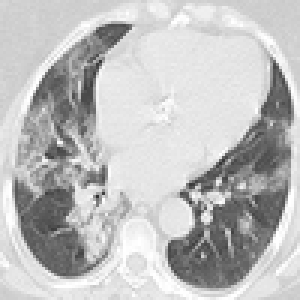
#> input picture Dataset/Train/COVID/Covid (1001).png, 100 x 100 px, found by its file name (shown 3 times larger); its folder holds only this picture in this run
$ jupyter execute --allow-errors Covid_CT_Classification.ipynb   (shell and % lines are left out)
#> lines starting #> are read from the running program, lines starting #| are printed output that depends on the picture; after the words box and inside, x2 and y2 are one past the last pixel; in counts of white or black regions, pixels touching at a corner belong together
[cell 1]
import os
import numpy as np
import matplotlib.pyplot as plt
import cv2 as cv
from sklearn import metrics
from sklearn.neural_network import MLPClassifier
import pickle

[cell 2]
#Loading Training Dataset
labels = []
images = []
flatten_images = []
DIR = '/content/drive/MyDrive/Dataset/Train'
CATEGORIES = ['COVID','Non-COVID']

for category in CATEGORIES:
  path = os.path.join(DIR,category)
  label = CATEGORIES.index(category)

  for image in os.listdir(path):
    image_path = os.path.join(path,image)
    image_array = cv.imread(image_path)
#> image_array is the input picture: shape (100, 100, 3); min 48, max 255, mean 190.7
    image_array = cv.normalize(image_array, image_array, 0, 1, cv.NORM_MINMAX)
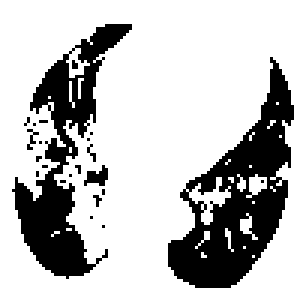
#> image_array: shape (100, 100, 3) (shown 3 times larger); values 0 (black) and 1 (white), 74.6% white; 23 black regions (20 under 20 px), largest, box (x1, y1, x2, y2) and area: (56, 19, 98, 96) 1362, (4, 8, 44, 93) 1090, (28, 55, 36, 62) 33
    flatten_images.append(image_array.flatten())
    images.append(image_array)
    labels.append(label)
#> pass 2 of the loop `for category in CATEGORIES:`:
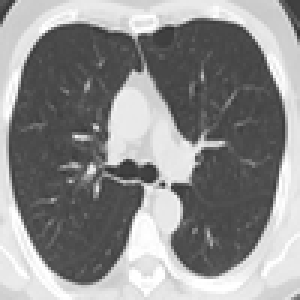
#> input picture Dataset/Train/Non-COVID/Non-Covid (1004).png, 100 x 100 px, found by its file name (shown 3 times larger)
#> image_array is the input picture: shape (100, 100, 3); min 51, max 255, mean 142.1
#> `image_array = cv.normalize(image_array, image_array, 0, 1, cv.NORM_MIN..`:
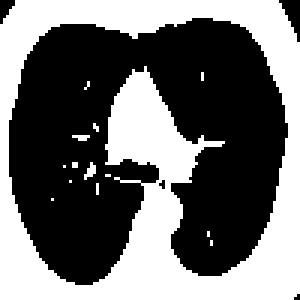
#> image_array: shape (100, 100, 3) (shown 3 times larger); values 0 (black) and 1 (white), 42.8% white; 14 white regions (13 under 20 px), largest, box (x1, y1, x2, y2) and area: (0, 0, 100, 100) 4233

flatten_images = np.array(flatten_images)
labels = np.array(labels)

[cell 3]
#Loading Test Dataset
test_labels = []
test_images = []
test_flatten_images = []
DIR = '/content/drive/MyDrive/Dataset/Test'
CATEGORIES = ['COVID','Non-COVID']

for category in CATEGORIES:
  path = os.path.join(DIR,category)
  label = CATEGORIES.index(category)

  for image in os.listdir(path):
    image_path = os.path.join(path,image)
    image_array = cv.imread(image_path)
    image_array = cv.normalize(image_array, image_array, 0, 1, cv.NORM_MINMAX)
    test_flatten_images.append(image_array.flatten())
    test_images.append(image_array)
    test_labels.append(label)
#> pass 2 of the loop `for category in CATEGORIES:`:

test_flatten_images = np.array(test_flatten_images)
test_labels = np.array(test_labels)

[cell 4]
x_train = flatten_images
y_train = labels
x_test = test_flatten_images
y_test = test_labels

[cell 5]
model = MLPClassifier(hidden_layer_sizes=(100,100,100),activation='relu',solver='sgd',max_iter=30,verbose=True,shuffle=True,momentum=0.5,early_stopping=True)
#> (the rest of this cell did not finish here and is left out)

#> (a cell that did not finish here is left out)

[cell 7]
y_pred = model.predict(x_test)
#> y_pred = [1, 1]

[cell 8]
from sklearn.metrics import accuracy_score,confusion_matrix,precision_score,recall_score,f1_score,plot_confusion_matrix
accuracy_score(y_test,y_pred)
#> Out = 0.5

[cell 9]
confusion_matrix(y_test,y_pred)
#> Out = [[0, 1], [0, 1]]

[cell 10]
plot_confusion_matrix(model,x_test,y_test)
#> (this line was passed over: sklearn is not available in this run)

[cell 11]
precision_score(y_test,y_pred)
#> Out = 0.5

[cell 12]
recall_score(y_test,y_pred)
#> Out = 1

[cell 13]
f1_score(y_test,y_pred)
#> Out = 0.667
